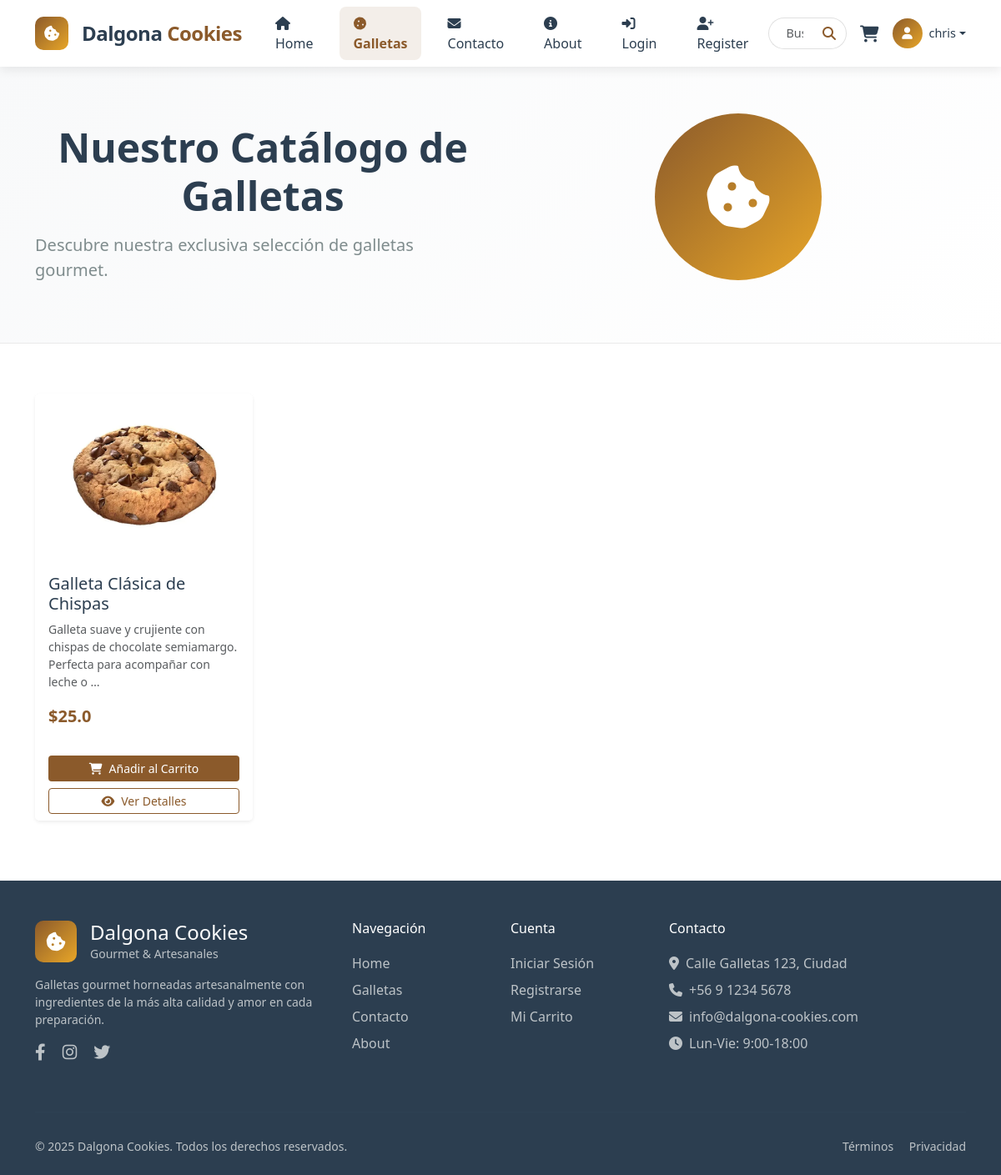
The page /galleta/ (signed in) on the database as committed earlier.
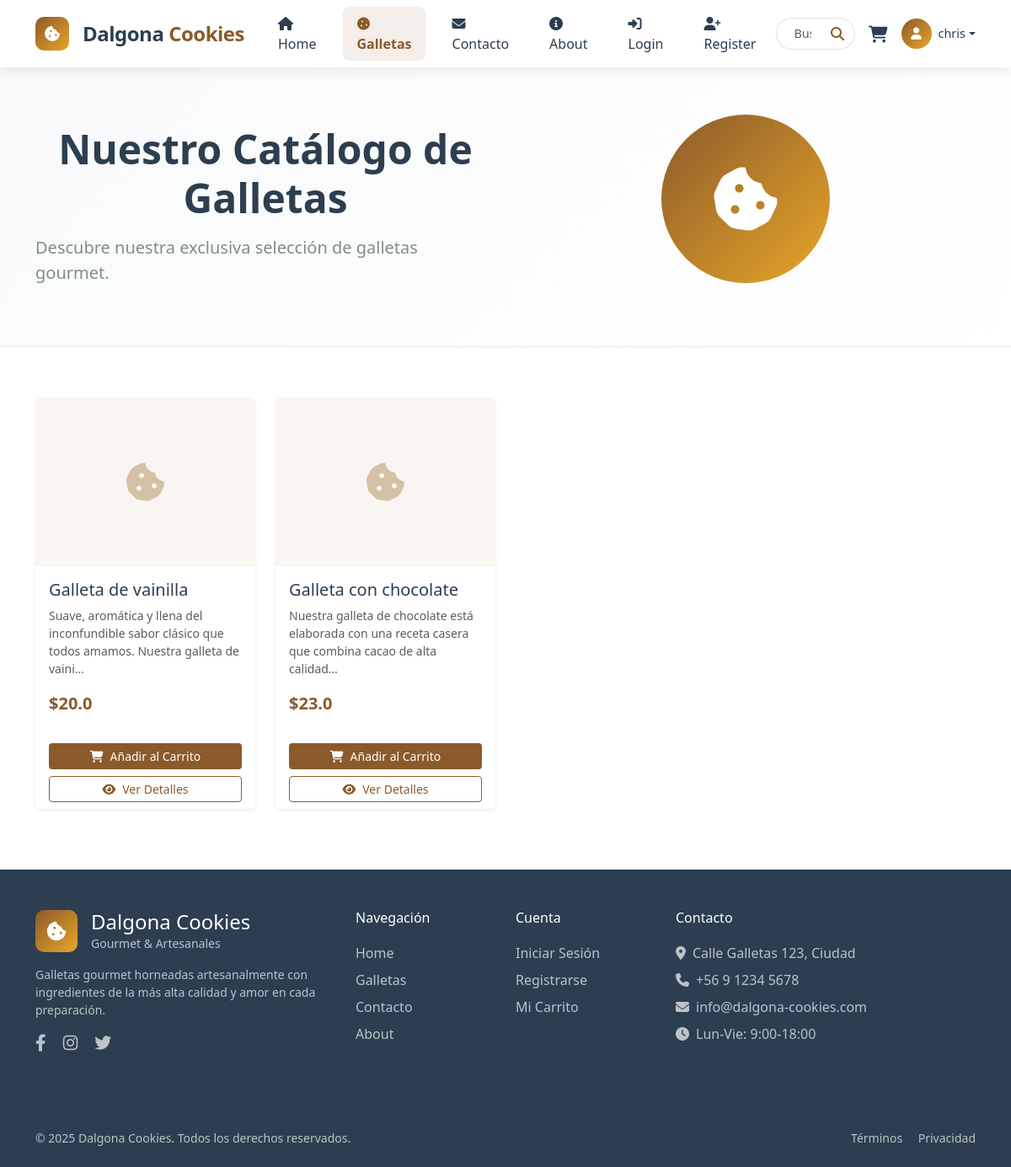
The same page on the database as committed later.
### admin_core_TIENDA_GALLETAS/models.py (models this page shows, shortened)
class Galleta(models.Model):
    nombre = models.CharField(max_length=100)
    descripcion = models.CharField(max_length=200)
    precio = models.FloatField()
    stock = models.IntegerField()
    imagen = models.ImageField(upload_to='galletas/', null=True, blank=True)

### admin_core_TIENDA_GALLETAS/views.py (the view, shortened to what this page needs)
# urls.py: path('galleta/', views.galleta_view, name='galleta'),
@login_required
def galleta_view(request):
    if MODELO_GALLETA_DISPONIBLE:
        galletas = Galleta.objects.all()
    carrito_session = request.session.get('carrito', {})
    cart_count = sum(item.get('cantidad', 0) for item in carrito_session.values())
    context = {
        'galletas': galletas,
        'cart_count': cart_count
    }
    return render(request, 'galleta.html', context)

### templates/galleta.html (shortened to what this page needs)
{% extends 'base.html' %}
{% load static %}
{% block content %}
<div class="container-fluid py-5" style="background: linear-gradient(135deg, #f8f9fa 0%, #ffffff 100%); border-bottom: 1px solid #eaeaea;">
    <div class="container">
        <div class="row align-items-center">
            <div class="col-lg-6">
                <h1 class="display-5 fw-bold mb-3" style="color: #2c3e50;">
                    Nuestro Catálogo de Galletas
                </h1>
                <p class="lead mb-4" style="color: #7f8c8d;">
                    Descubre nuestra exclusiva selección de galletas gourmet.
                </p>
            </div>
            <div class="col-lg-6 text-center">
                <div style="width: 200px; height: 200px; background: linear-gradient(135deg, #8b5a2b 0%, #e8a628 100%); border-radius: 50%; display: inline-flex; align-items: center; justify-content: center; margin-bottom: 20px;">
                    <i class="fas fa-cookie-bite" style="color: white; font-size: 5rem;"></i>
                </div>
            </div>
        </div>
    </div>
</div>
<div class="container mb-5" style="padding-top: 60px;">
    {% if galletas %}
    <div class="row">
        {% for galleta in galletas %}
        <div class="col-lg-3 col-md-4 col-sm-6 mb-4">
            <div class="card h-100 border-0 shadow-sm hover-lift">
                <div class="position-relative">
                    {% if galleta.imagen %}
                    <img src="{{ galleta.imagen.url }}" class="card-img-top" alt="{{ galleta.nombre }}" style="height: 200px; object-fit: cover;">
                    {% else %}
                    <div class="card-img-top d-flex align-items-center justify-content-center" style="height: 200px; background-color: #f9f5f0;">
                        <i class="fas fa-cookie-bite fa-3x" style="color: #d4c1a6;"></i>
                    </div>
                    {% endif %}
                </div>
                <div class="card-body">
                    <h5 class="card-title mb-2" style="color: #2c3e50;">{{ galleta.nombre }}</h5>
                    <p class="card-text text-muted small mb-3">{{ galleta.descripcion|truncatechars:100 }}</p>
                    <div class="d-flex justify-content-between align-items-center mb-2">
                        <span class="fw-bold fs-5" style="color: #8b5a2b;">${{ galleta.precio }}</span>
                    </div>
                </div>
                <div class="card-footer border-0 bg-white">
                    <div class="d-grid gap-2">
                        <button class="btn btn-sm" style="background-color: #8b5a2b; color: white;"
                                onclick="addToCart('{{ galleta.id }}')">
                            <i class="fas fa-shopping-cart me-2"></i>Añadir al Carrito
                        </button>
                        <button class="btn btn-sm btn-outline" style="border-color: #8b5a2b; color: #8b5a2b;"
                            onclick="openDetailsModal('{{ galleta.nombre }}', '{{ galleta.descripcion|escapejs }}', '{{ galleta.precio }}', '{% if galleta.imagen %}{{ galleta.imagen.url }}{% else %}{% static 'img/no-image.png' %}{% endif %}')">
                            <i class="fas fa-eye me-2"></i>Ver Detalles
                        </button>
                    </div>
                </div>
            </div>
        </div>
        {% endfor %}
    </div>
    {% endif %}
</div>
{% endblock %}

### templates/base.html (shortened to what this page needs)
{% load static %}
<!DOCTYPE html>
<html lang="es">
<head>
    <link href="https://cdn.jsdelivr.net/npm/bootstrap@5.3.8/dist/css/bootstrap.min.css" rel="stylesheet">
    <link rel="stylesheet" href="https://cdnjs.cloudflare.com/ajax/libs/font-awesome/6.4.0/css/all.min.css">
    <link rel="stylesheet" href="{% static 'css/style.css' %}">
</head>
<body>
    {% include 'includes/navbar.html' %}
    <main>
        {% block content %}{% endblock %}
    </main>
    {% include 'includes/footer.html' %}
</body>
</html>

### templates/includes/navbar.html (shortened to what this page needs)
<nav class="navbar navbar-expand-lg navbar-light fixed-top" style="background-color: #ffffff; box-shadow: 0 4px 12px rgba(0, 0, 0, 0.08);">
    <div class="container">
        <a class="navbar-brand d-flex align-items-center" href="{% url 'home' %}" style="font-weight: 700; color: #2c3e50;">
            <div class="logo-circle me-3" style="width: 40px; height: 40px; background: linear-gradient(135deg, #8b5a2b 0%, #e8a628 100%); border-radius: 10px; display: flex; align-items: center; justify-content: center;">
                <i class="fas fa-cookie-bite" style="color: white; font-size: 1.2rem;"></i>
            </div>
            <span style="font-size: 1.5rem; letter-spacing: -0.5px;">
                <span style="color: #2c3e50;">Dalgona</span>
                <span style="color: #8b5a2b;">Cookies</span>
            </span>
        </a>
        <div class="collapse navbar-collapse" id="navbarMain">
            <ul class="navbar-nav mx-auto mb-2 mb-lg-0">
                <li class="nav-item mx-2">
                    <a class="nav-link position-relative {% if request.resolver_match.url_name == 'home' %}active{% endif %}"
                       href="{% url 'home' %}"
                       style="{% if request.resolver_match.url_name == 'home' %}color: #8b5a2b; font-weight: 600;{% else %}color: #2c3e50; font-weight: 500;{% endif %} padding: 8px 16px;">
                        <i class="fas fa-home me-1"></i>Home
                    </a>
                </li>
                <li class="nav-item mx-2">
                    <a class="nav-link position-relative {% if request.resolver_match.url_name == 'galleta' %}active{% endif %}"
                       href="{% url 'galleta' %}"
                       style="{% if request.resolver_match.url_name == 'galleta' %}color: #8b5a2b; font-weight: 600;{% else %}color: #2c3e50; font-weight: 500;{% endif %} padding: 8px 16px;">
                        <i class="fas fa-cookie me-1"></i>Galletas
                    </a>
                </li>
                <li class="nav-item mx-2">
                    <a class="nav-link position-relative {% if request.resolver_match.url_name == 'formulario' %}active{% endif %}"
                       href="{% url 'formulario' %}"
                       style="{% if request.resolver_match.url_name == 'formulario' %}color: #8b5a2b; font-weight: 600;{% else %}color: #2c3e50; font-weight: 500;{% endif %} padding: 8px 16px;">
                        <i class="fas fa-envelope me-1"></i>Contacto
                    </a>
                </li>
                <li class="nav-item mx-2">
                    <a class="nav-link position-relative {% if request.resolver_match.url_name == 'about' %}active{% endif %}"
                       href="{% url 'about' %}"
                       style="{% if request.resolver_match.url_name == 'about' %}color: #8b5a2b; font-weight: 600;{% else %}color: #2c3e50; font-weight: 500;{% endif %} padding: 8px 16px;">
                        <i class="fas fa-info-circle me-1"></i>About
                    </a>
                </li>
                <li class="nav-item mx-2">
                    <a class="nav-link position-relative {% if request.resolver_match.url_name == 'login' %}active{% endif %}"
                       href="{% url 'login' %}"
                       style="{% if request.resolver_match.url_name == 'login' %}color: #8b5a2b; font-weight: 600;{% else %}color: #2c3e50; font-weight: 500;{% endif %} padding: 8px 16px;">
                        <i class="fas fa-sign-in-alt me-1"></i>Login
                    </a>
                </li>
                <li class="nav-item mx-2">
                    <a class="nav-link position-relative {% if request.resolver_match.url_name == 'register' %}active{% endif %}"
                       href="{% url 'register' %}"
                       style="{% if request.resolver_match.url_name == 'register' %}color: #8b5a2b; font-weight: 600;{% else %}color: #2c3e50; font-weight: 500;{% endif %} padding: 8px 16px;">
                        <i class="fas fa-user-plus me-1"></i>Register
                    </a>
                </li>
            </ul>
            <div class="d-flex align-items-center">
                <div class="input-group me-3" style="max-width: 250px;">
                    <input type="text" class="form-control border-end-0" placeholder="Buscar galletas..." style="border-color: #e0e0e0; border-radius: 25px 0 0 25px; padding-left: 20px; font-size: 0.9rem;">
                    <button class="btn btn-outline-secondary border-start-0" type="button" style="border-color: #e0e0e0; border-radius: 0 25px 25px 0; background-color: white;">
                        <i class="fas fa-search" style="color: #8b5a2b;"></i>
                    </button>
                </div>
                <div class="dropdown me-3">
                    <a href="{% url 'carrito' %}" class="position-relative text-decoration-none" style="color: #2c3e50;">
                        <div class="cart-icon-container" style="position: relative;">
                            <i class="fas fa-shopping-cart fa-lg"></i>
                        </div>
                    </a>
                </div>
                <div class="dropdown">
                    {% if user.is_authenticated %}
                    <a href="#" class="d-flex align-items-center text-decoration-none dropdown-toggle" data-bs-toggle="dropdown" style="color: #2c3e50;">
                        <div class="user-avatar me-2" style="width: 36px; height: 36px; background: linear-gradient(135deg, #8b5a2b 0%, #e8a628 100%); border-radius: 50%; display: flex; align-items: center; justify-content: center;">
                            <i class="fas fa-user" style="color: white; font-size: 0.9rem;"></i>
                        </div>
                        <span style="font-weight: 500; font-size: 0.9rem;">{{ user.username|truncatechars:15 }}</span>
                    </a>
                    {% endif %}
                </div>
            </div>
        </div>
    </div>
</nav>
<div style="height: 80px;"></div>

### templates/includes/footer.html
<footer class="pt-5 pb-4" style="background-color: #2c3e50; color: #ecf0f1;">
    <div class="container">
        <div class="row">
            <div class="col-lg-4 mb-4">
                <div class="d-flex align-items-center mb-3">
                    <div class="logo-circle me-3" style="width: 50px; height: 50px; background: linear-gradient(135deg, #8b5a2b 0%, #e8a628 100%); border-radius: 10px; display: flex; align-items: center; justify-content: center;">
                        <i class="fas fa-cookie-bite" style="color: white; font-size: 1.5rem;"></i>
                    </div>
                    <div>
                        <h4 style="color: white; margin: 0;">Dalgona Cookies</h4>
                        <p class="small mb-0" style="color: #bdc3c7;">Gourmet & Artesanales</p>
                    </div>
                </div>
                <p class="small" style="color: #bdc3c7;">
                    Galletas gourmet horneadas artesanalmente con ingredientes de la más alta calidad y amor en cada preparación.
                </p>
                <div class="mt-3">
                    <a href="#" class="me-3" style="color: #bdc3c7; text-decoration: none;">
                        <i class="fab fa-facebook-f fa-lg"></i>
                    </a>
                    <a href="#" class="me-3" style="color: #bdc3c7; text-decoration: none;">
                        <i class="fab fa-instagram fa-lg"></i>
                    </a>
                    <a href="#" class="me-3" style="color: #bdc3c7; text-decoration: none;">
                        <i class="fab fa-twitter fa-lg"></i>
                    </a>
                </div>
            </div>
            <div class="col-lg-2 col-md-4 mb-4">
                <h6 style="color: white; margin-bottom: 20px;">Navegación</h6>
                <ul class="list-unstyled">
                    <li class="mb-2"><a href="{% url 'home' %}" style="color: #bdc3c7; text-decoration: none;">Home</a></li>
                    <li class="mb-2"><a href="{% url 'galleta' %}" style="color: #bdc3c7; text-decoration: none;">Galletas</a></li>
                    <li class="mb-2"><a href="{% url 'formulario' %}" style="color: #bdc3c7; text-decoration: none;">Contacto</a></li>
                    <li class="mb-2"><a href="{% url 'about' %}" style="color: #bdc3c7; text-decoration: none;">About</a></li>
                </ul>
            </div>
            <div class="col-lg-2 col-md-4 mb-4">
                <h6 style="color: white; margin-bottom: 20px;">Cuenta</h6>
                <ul class="list-unstyled">
                    <li class="mb-2"><a href="{% url 'login' %}" style="color: #bdc3c7; text-decoration: none;">Iniciar Sesión</a></li>
                    <li class="mb-2"><a href="{% url 'register' %}" style="color: #bdc3c7; text-decoration: none;">Registrarse</a></li>
                    <li class="mb-2"><a href="{% url 'carrito' %}" style="color: #bdc3c7; text-decoration: none;">Mi Carrito</a></li>
                </ul>
            </div>
            <div class="col-lg-4 col-md-4 mb-4">
                <h6 style="color: white; margin-bottom: 20px;">Contacto</h6>
                <ul class="list-unstyled" style="color: #bdc3c7;">
                    <li class="mb-2"><i class="fas fa-map-marker-alt me-2"></i>Calle Galletas 123, Ciudad</li>
                    <li class="mb-2"><i class="fas fa-phone me-2"></i>+56 9 1234 5678</li>
                    <li class="mb-2"><i class="fas fa-envelope me-2"></i>info@dalgona-cookies.com</li>
                    <li><i class="fas fa-clock me-2"></i>Lun-Vie: 9:00-18:00</li>
                </ul>
            </div>
        </div>
        <hr style="border-color: #34495e; margin: 30px 0;">
        <div class="row">
            <div class="col-md-6">
                <p class="small mb-0" style="color: #bdc3c7;">
                    &copy; {% now "Y" %} Dalgona Cookies. Todos los derechos reservados.
                </p>
            </div>
            <div class="col-md-6 text-md-end">
                <p class="small mb-0">
                    <a href="#" style="color: #bdc3c7; text-decoration: none; margin-left: 15px;">Términos</a>
                    <a href="#" style="color: #bdc3c7; text-decoration: none; margin-left: 15px;">Privacidad</a>
                </p>
            </div>
        </div>
    </div>
</footer>

### static/css/style.css (style rules this page uses)
h1 { margin-top: 20px; text-align: center; }

### templates/includes/navbar.html (style rules this page uses)
.nav-link { position: relative; transition: all 0.3s ease; border-radius: 8px; }
.nav-link.active { background-color: rgba(139, 90, 43, 0.1); }
.nav-link::after { content: ''; position: absolute; width: 0; height: 2px; bottom: 0; left: 50%; background-color: #8b5a2b; transition: all 0.3s ease; transform: translateX(-50%); }
.cart-icon-container { position: relative; cursor: pointer; transition: all 0.3s ease; }

Rows that differ between the two databases and show on the page:
removed Galleta: imagen (picture), nombre "Galleta Clásica de Chispas", descripcion "Galleta suave y crujiente con chispas de chocolate semiamargo. Perfecta para acompañar con leche o …", precio "25.0"
added Galleta: nombre "Galleta de vainilla", descripcion "Suave, aromática y llena del inconfundible sabor clásico que todos amamos. Nuestra galleta de vaini…", precio "20.0"
added Galleta: nombre "Galleta con chocolate", descripcion "Nuestra galleta de chocolate está elaborada con una receta casera que combina cacao de alta calidad…", precio "23.0"
